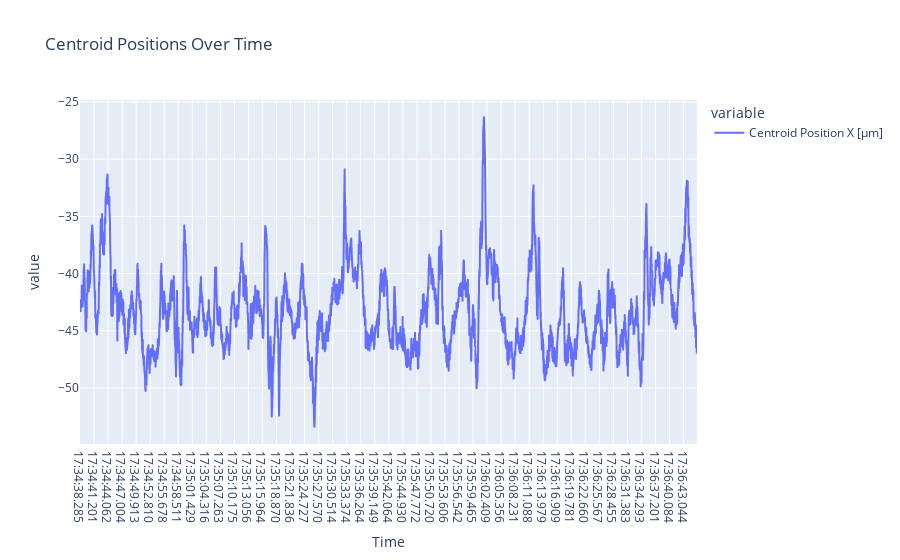

Notebook cell for this chart:
### Code cell
px.line(df2, x="Time", y=["Centroid Position X [µm]"], title="Centroid Positions Over Time")

### Figure 1 — Plotly figure (JSON) as saved in the notebook; plotly's stock layout.template omitted (floating-point values rounded to 4 significant figures; data arrays with more than 128 entries replaced by an {"elided": "..."} marker saying what was removed)
{"data": [{"hovertemplate": "variable=Centroid Position X [µm]<br>Time=%{x}<br>value=%{y}<extra></extra>", "legendgroup": "Centroid Position X [µm]", "line": {"color": "#636efa", "dash": "solid"}, "marker": {"symbol": "circle"}, "mode": "lines", "name": "Centroid Position X [µm]", "showlegend": true, "type": "scattergl", "x": {"elided": "2990 str values"}, "xaxis": "x", "y": {"elided": "2990 float values"}, "yaxis": "y"}], "layout": {"legend": {"title": {"text": "variable"}, "tracegroupgap": 0}, "title": {"text": "Centroid Positions Over Time"}, "xaxis": {"anchor": "y", "domain": [0, 1], "title": {"text": "Time"}}, "yaxis": {"anchor": "x", "domain": [0, 1], "title": {"text": "value"}}}}
